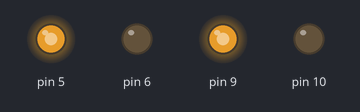
This sketch was run on a simulated Arduino Uno, built with avr-gcc and run on an emulated ATmega328P. Parts: output pins drawn as LEDs (lit = HIGH).

Above: at 0.05 s.
At 3.05 s:
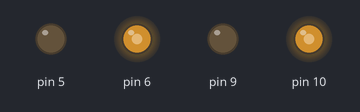
At 6.0 s:
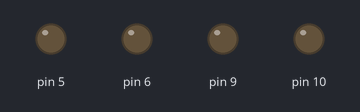
Timing chart, 0 to 7.8 s (numbered marks = the images above):
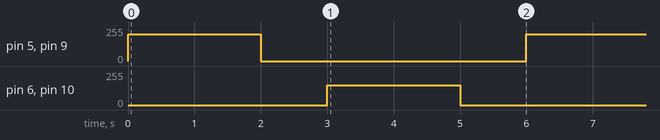

The sketch:

main.ino
```cpp
#include "motor.h"

Motor leftMotor(5, 6);
Motor rightMotor(9, 10);

void setup() {
    Serial.begin(9600);
}

void loop() {

    leftMotor.forward(200);
    rightMotor.forward(200);
    delay(2000);

    leftMotor.stop();
    rightMotor.stop();
    delay(1000);

    leftMotor.backward(150);
    rightMotor.backward(150);
    delay(2000);

    leftMotor.stop();
    rightMotor.stop();
    delay(1000);

}
```

motor.cpp
```cpp
#include "motor.h"


Motor::Motor(int pin1, int pin2) {
  _pin1 = pin1;
  _pin2 = pin2;

  pinMode(_pin1, OUTPUT);
  pinMode(_pin2, OUTPUT);
}

void Motor::forward(int pwm) {
  analogWrite(_pin1, pwm);
  digitalWrite(_pin2, LOW);
}

void Motor::backward(int pwm) {
  digitalWrite(_pin1, LOW);
  analogWrite(_pin2, pwm);
}

void Motor::stop() {
  digitalWrite(_pin1, LOW);
  digitalWrite(_pin2, LOW);
}
```

motor.h
```cpp
#ifndef MOTOR_H
#define MOTOR_H
#include <Arduino.h>

class Motor {
  public:
    Motor(int pin1, int pin2);

    void forward(int pwm);
    void backward(int pwm);
    void stop();

  private:
    int _pin1;
    int _pin2;
};

#endif
```

Measured:
- by itself, pin 5, pin 9: alternates 200/255 for 2.0 s and 0/255 for 4.0 s
- by itself, pin 6, pin 10: alternates 150/255 for 2.0 s and 0/255 for 4.0 s
